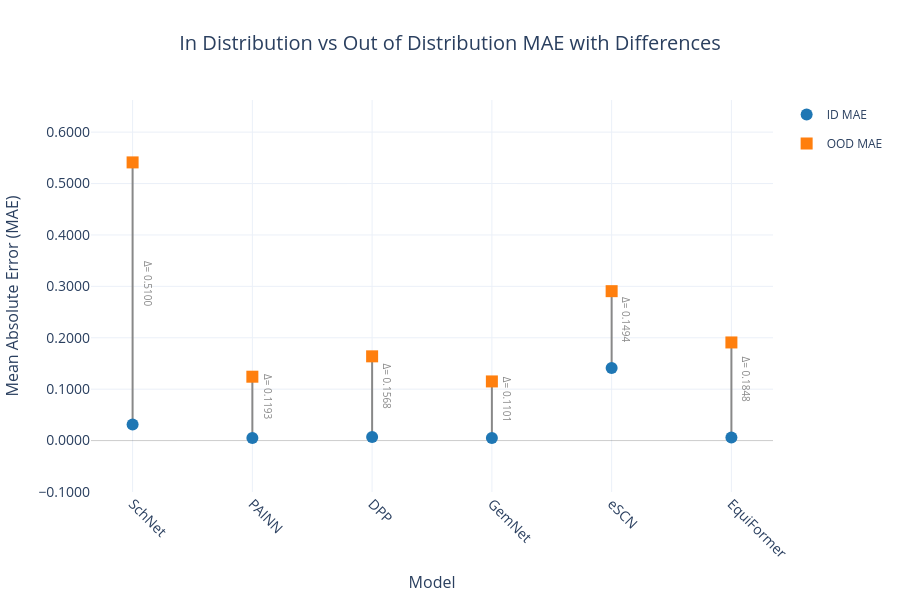

The code cell stored with this chart in its notebook:
### Code cell
import pandas as pd
import plotly.graph_objects as go

# Read the CSV data
data = pd.read_csv('experiment3_mae.csv')

# Ensure data is clean
data = data.dropna()
data['ID'] = data['ID'].astype(float)
data['OOD'] = data['OOD'].astype(float)
models = data['Name'].tolist()

# Colors
color_id = '#1f77b4'  # Blue for ID
color_ood = '#ff7f0e'  # Orange for OOD
color_line = '#888888'  # Gray for lines and annotations

# Create the dumbbell chart
fig = go.Figure()

# Add lines and points for each model
for i, row in data.iterrows():
    model = row['Name']
    id_mae = row['ID']
    ood_mae = row['OOD']
    # Add connecting line
    fig.add_trace(go.Scatter(
        x=[model, model],
        y=[id_mae, ood_mae],
        mode='lines+markers',
        line=dict(color=color_line, width=2),
        marker=dict(size=12, symbol=['circle', 'square'], color=[color_id, color_ood]),
        name=model,
        showlegend=False
    ))
    # Add difference annotation at midpoint
    diff = ood_mae - id_mae
    mid_y = (id_mae + ood_mae) / 2
    fig.add_annotation(
        x=model,
        y=mid_y,
        text=f'Δ= {diff:.4f}',
        showarrow=False,
        font=dict(size=10, color=color_line),
        yshift=10,
        xshift=15,
        textangle=90
    )

# Add legend traces
fig.add_trace(go.Scatter(
    x=[None], y=[None], mode='markers',
    name='ID MAE', marker=dict(size=12, color=color_id, symbol='circle'),
    legendgroup='ID'
))
fig.add_trace(go.Scatter(
    x=[None], y=[None], mode='markers',
    name='OOD MAE', marker=dict(size=12, color=color_ood, symbol='square'),
    legendgroup='OOD'
))

# Update layout
fig.update_layout(
    title=dict(
        text='In Distribution vs Out of Distribution MAE with Differences',
        font=dict(size=20),
        x=0.5,
        xanchor='center'
    ),
    xaxis_title=dict(text='Model', font=dict(size=16)),
    yaxis_title=dict(text='Mean Absolute Error (MAE)', font=dict(size=16)),
    yaxis=dict(
        range=[-0.1, 0.60224 * 1.1],  # Start at -0.02, pad 10% above max MAE (0.95224)
        tickformat='.4f',  # Format ticks to 4 decimal places
        tickfont=dict(size=14),
        zeroline=True,  # Show zero line for reference
        zerolinecolor='rgba(0,0,0,0.2)',
        zerolinewidth=1
    ),
    xaxis=dict(
        tickangle=45,
        tickfont=dict(size=14)
    ),
    showlegend=True,
    template='plotly_white',
    margin=dict(t=100, b=100, l=80, r=80),  # Increased margins for spacing
    height=600  # Increased height for better visibility
)

# Show and save to HTML
fig.show()
fig.write_html('dumbbell_with_diff_padded_axis.html')

print("Chart generated and saved as 'dumbbell_with_diff_padded_axis.html'")

### Figure 1 — Plotly figure (JSON) as saved in the notebook; plotly's stock layout.template omitted (floating-point values rounded to 4 significant figures)
{"data": [{"line": {"color": "#888888", "width": 2}, "marker": {"color": ["#1f77b4", "#ff7f0e"], "size": 12, "symbol": ["circle", "square"]}, "mode": "lines+markers", "name": "SchNet", "showlegend": false, "type": "scatter", "x": ["SchNet", "SchNet"], "y": [0.03111, 0.5411]}, {"line": {"color": "#888888", "width": 2}, "marker": {"color": ["#1f77b4", "#ff7f0e"], "size": 12, "symbol": ["circle", "square"]}, "mode": "lines+markers", "name": "PAINN", "showlegend": false, "type": "scatter", "x": ["PAINN", "PAINN"], "y": [0.004949, 0.1243]}, {"line": {"color": "#888888", "width": 2}, "marker": {"color": ["#1f77b4", "#ff7f0e"], "size": 12, "symbol": ["circle", "square"]}, "mode": "lines+markers", "name": "DPP", "showlegend": false, "type": "scatter", "x": ["DPP", "DPP"], "y": [0.00706, 0.1639]}, {"line": {"color": "#888888", "width": 2}, "marker": {"color": ["#1f77b4", "#ff7f0e"], "size": 12, "symbol": ["circle", "square"]}, "mode": "lines+markers", "name": "GemNet", "showlegend": false, "type": "scatter", "x": ["GemNet", "GemNet"], "y": [0.004949, 0.1151]}, {"line": {"color": "#888888", "width": 2}, "marker": {"color": ["#1f77b4", "#ff7f0e"], "size": 12, "symbol": ["circle", "square"]}, "mode": "lines+markers", "name": "eSCN", "showlegend": false, "type": "scatter", "x": ["eSCN", "eSCN"], "y": [0.1412, 0.2907]}, {"line": {"color": "#888888", "width": 2}, "marker": {"color": ["#1f77b4", "#ff7f0e"], "size": 12, "symbol": ["circle", "square"]}, "mode": "lines+markers", "name": "EquiFormer", "showlegend": false, "type": "scatter", "x": ["EquiFormer", "EquiFormer"], "y": [0.006139, 0.1909]}, {"legendgroup": "ID", "marker": {"color": "#1f77b4", "size": 12, "symbol": "circle"}, "mode": "markers", "name": "ID MAE", "type": "scatter", "x": [null], "y": [null]}, {"legendgroup": "OOD", "marker": {"color": "#ff7f0e", "size": 12, "symbol": "square"}, "mode": "markers", "name": "OOD MAE", "type": "scatter", "x": [null], "y": [null]}], "layout": {"annotations": [{"font": {"color": "#888888", "size": 10}, "showarrow": false, "text": "Δ= 0.5100", "textangle": 90, "x": "SchNet", "xshift": 15, "y": 0.2861, "yshift": 10}, {"font": {"color": "#888888", "size": 10}, "showarrow": false, "text": "Δ= 0.1193", "textangle": 90, "x": "PAINN", "xshift": 15, "y": 0.0646, "yshift": 10}, {"font": {"color": "#888888", "size": 10}, "showarrow": false, "text": "Δ= 0.1568", "textangle": 90, "x": "DPP", "xshift": 15, "y": 0.08547, "yshift": 10}, {"font": {"color": "#888888", "size": 10}, "showarrow": false, "text": "Δ= 0.1101", "textangle": 90, "x": "GemNet", "xshift": 15, "y": 0.06, "yshift": 10}, {"font": {"color": "#888888", "size": 10}, "showarrow": false, "text": "Δ= 0.1494", "textangle": 90, "x": "eSCN", "xshift": 15, "y": 0.2159, "yshift": 10}, {"font": {"color": "#888888", "size": 10}, "showarrow": false, "text": "Δ= 0.1848", "textangle": 90, "x": "EquiFormer", "xshift": 15, "y": 0.09851, "yshift": 10}], "height": 600, "margin": {"b": 100, "l": 80, "r": 80, "t": 100}, "showlegend": true, "title": {"font": {"size": 20}, "text": "In Distribution vs Out of Distribution MAE with Differences", "x": 0.5, "xanchor": "center"}, "xaxis": {"tickangle": 45, "tickfont": {"size": 14}, "title": {"font": {"size": 16}, "text": "Model"}}, "yaxis": {"range": [-0.1, 0.6625], "tickfont": {"size": 14}, "tickformat": ".4f", "title": {"font": {"size": 16}, "text": "Mean Absolute Error (MAE)"}, "zeroline": true, "zerolinecolor": "rgba(0,0,0,0.2)", "zerolinewidth": 1}}}
